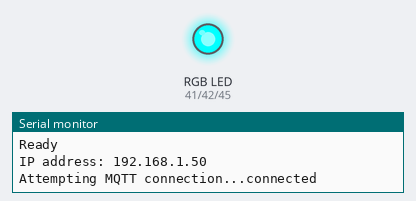
A sketch run on a simulated ESP32. On the bench: an RGB LED mixed from three pins (HIGH = lit), the last lines printed to the serial monitor. WiFi joins after 1.5 s; servers stay silent unless stated; random numbers use the default seed unless the sketch sets one; no MQTT or app messages arrive unless stated.

Above: at 1.56 s.
At 12.8 s:
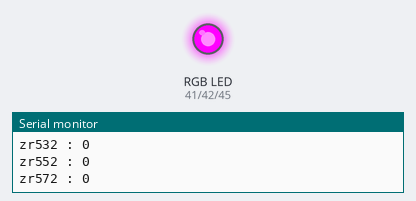
At 26.6 s:
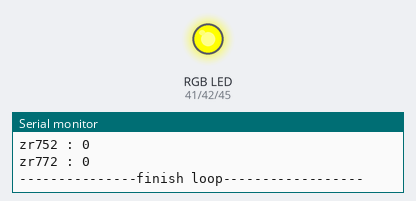
Timing chart, 0 to 33.2 s (numbered marks = the images above):
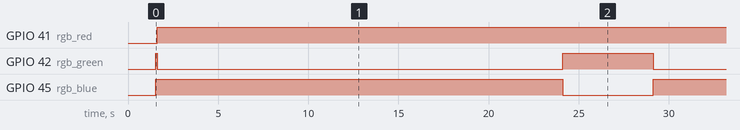

The sketch:

ORH03.ino
```cpp
//ORH03

#include <WiFi.h>
#include <ESPmDNS.h>
#include <WiFiUdp.h>
#include <ArduinoOTA.h>
#include <PubSubClient.h>
#include <ModbusMaster.h>

ModbusMaster node;

//#define led_connection 42
//#define led_run 41

#define rgb_red 41
#define rgb_green 42
#define rgb_blue 45

const char* ssid = "DX_Project"; // ******Change ssid wifi *********
const char* password = "natmms22"; // ****** Change password *********
//const char* ssid = "TP-Link_EF46";
//const char* password = "98148813";
const char* mqtt_server = "192.168.1.2";  // ****** mqtt server *********

IPAddress local_IP(192, 168, 1, 93); // ******Change ip *********
IPAddress gateway(192, 168, 1, 1);    // Gateway IP address
IPAddress subnet(255, 255, 255, 0);     // subnet

WiFiClient espClient;
PubSubClient client(espClient);

/*void led()
{
  digitalWrite(led_connection , HIGH);
  delay(100);
  digitalWrite(led_connection , LOW);
  delay(100);
}*/

int count_connection;

void setup_wifi()
{
  delay(10);
  // We start by connecting to a WiFi network
  Serial.println();
  Serial.print("Connecting to ");
  Serial.println(ssid);

  WiFi.config(local_IP, gateway, subnet);
  WiFi.mode(WIFI_STA);
  WiFi.begin(ssid, password);

  while (WiFi.status() != WL_CONNECTED)
  {
    count_connection++;
    delay(500);
    Serial.print(".");
    if(count_connection>20)
    {
      ESP.restart();
    }
  }

  randomSeed(micros());

  Serial.println("");
  Serial.println("WiFi connected");
  Serial.println("IP address: ");
  Serial.println(WiFi.localIP());
}

void callback(char* topic, byte* payload, unsigned int length)
{
  Serial.print("Message arrived [");
  Serial.print(topic);
  Serial.print("] ");
  for (int i = 0; i < length; i++) {
    Serial.print((char)payload[i]);
  }
  Serial.println();

  // Switch on the LED if an 1 was received as first character
  if ((char)payload[0] == '1') {
    //digitalWrite(BUILTIN_LED, LOW);   // Turn the LED on (Note that LOW is the voltage level
    // but actually the LED is on; this is because
    // it is active low on the ESP-01)
  } else {
    //digitalWrite(BUILTIN_LED, HIGH);  // Turn the LED off by making the voltage HIGH
  }

}

int timeout ;

void reconnect()
{
  // Loop until we're reconnected
  if (!client.connected())
  {
    led_red();
    Serial.print("Attempting MQTT connection...");
    // Create a random client ID
    String clientId = "ESP8266Client-";
    clientId += String(random(0xffff), HEX);
    // Attempt to connect
    if (client.connect(clientId.c_str())) {
      Serial.println("connected");
      // Once connected, publish an announcement...
      //client.publish("outTopic", "hello world");
      // ... and resubscribe
      client.subscribe("inTopic");
    } else {
      Serial.print("failed, rc=");
      Serial.print(client.state());
      Serial.println(" try again in 5 seconds");
      // Wait 5 seconds before retrying
      //delay(5000);
      timeout++;
      if(timeout >= 10)
      {
        ESP.restart();
      }
    }
  }
}

void setup()
{
  Serial.begin(9600);
  Serial1.begin(9600);
  node.begin(1,Serial1);
  pinMode(rgb_red, OUTPUT);
  pinMode(rgb_green, OUTPUT);
  pinMode(rgb_blue, OUTPUT);
  //pinMode ( led_connection , OUTPUT);
  //pinMode ( led_run, OUTPUT);
  Serial.println("Booting");
  setup_wifi();

  // Port defaults to 3232
  // ArduinoOTA.setPort(3232);

  // Hostname defaults to esp3232-[MAC]
  ArduinoOTA.setHostname("ORH03");

  // No authentication by default
  ArduinoOTA.setPassword("1234");

  // Password can be set with it's md5 value as well
  // MD5(admin) = 21232f297a57a5a743894a0e4a801fc3
  // ArduinoOTA.setPasswordHash("21232f297a57a5a743894a0e4a801fc3");

  ArduinoOTA
    .onStart([]() {
      String type;
      if (ArduinoOTA.getCommand() == U_FLASH)
        type = "sketch";
      else // U_SPIFFS
        type = "filesystem";

      // NOTE: if updating SPIFFS this would be the place to unmount SPIFFS using SPIFFS.end()
      Serial.println("Start updating " + type);
    })
    .onEnd([]() {
      Serial.println("\nEnd");
    })
    .onProgress([](unsigned int progress, unsigned int total) {
      Serial.printf("Progress: %u%%\r", (progress / (total / 100)));
    })
    .onError([](ota_error_t error) {
      Serial.printf("Error[%u]: ", error);
      if (error == OTA_AUTH_ERROR) Serial.println("Auth Failed");
      else if (error == OTA_BEGIN_ERROR) Serial.println("Begin Failed");
      else if (error == OTA_CONNECT_ERROR) Serial.println("Connect Failed");
      else if (error == OTA_RECEIVE_ERROR) Serial.println("Receive Failed");
      else if (error == OTA_END_ERROR) Serial.println("End Failed");
    });

  ArduinoOTA.begin();

  Serial.println("Ready");
  Serial.print("IP address: ");
  Serial.println(WiFi.localIP());
  client.setServer(mqtt_server, 1883);
  client.setCallback(callback);
}

String rssi,zr2,zr6,zr532,zr552,zr572,zr632,zr652,zr672,zr732,zr752,zr772;
char d_rssi[16],d0[16],d1[16],d2[16],d3[16],d4[16],d5[16],d6[16],d7[16],d8[16],d9[16],d10[16];


void loop()
{
  rssi = WiFi.RSSI();
  //Serial.print(WiFi.RSSI());
  ArduinoOTA.handle();
  if (!client.connected())
  {
    reconnect();
  }
  client.loop();
  led_green();
  //digitalWrite(led_connection, HIGH);
  Serial.println("\n---------------starting loop----------------");

  node.readHoldingRegisters(0, 1);
  Serial.print("zr2 : ");
  Serial.println(node.getResponseBuffer(0));
  zr2 = node.getResponseBuffer(0);
  node.clearResponseBuffer();

  node.readHoldingRegisters(1, 1);
  Serial.print("zr6 : ");
  Serial.println(node.getResponseBuffer(0));
  zr6 = node.getResponseBuffer(0);
  node.clearResponseBuffer();

  node.readHoldingRegisters(2, 1);
  Serial.print("zr532 : ");
  Serial.println(node.getResponseBuffer(0));
  zr532 = node.getResponseBuffer(0);
  node.clearResponseBuffer();


  node.readHoldingRegisters(3, 1);
  Serial.print("zr552 : ");
  Serial.println(node.getResponseBuffer(0));
  zr552 = node.getResponseBuffer(0);
  node.clearResponseBuffer();

  node.readHoldingRegisters(4, 1);
  Serial.print("zr572 : ");
  Serial.println(node.getResponseBuffer(0));
  zr572 = node.getResponseBuffer(0);
  node.clearResponseBuffer();

  node.readHoldingRegisters(5, 1);
  Serial.print("zr632 : ");
  Serial.println(node.getResponseBuffer(0));
  zr632 = node.getResponseBuffer(0);
  node.clearResponseBuffer();

  node.readHoldingRegisters(6, 1);
  Serial.print("zr652 : ");
  Serial.println(node.getResponseBuffer(0));
  zr652 = node.getResponseBuffer(0);
  node.clearResponseBuffer();

  node.readHoldingRegisters(7, 1);
  Serial.print("zr672 : ");
  Serial.println(node.getResponseBuffer(0));
  zr672 = node.getResponseBuffer(0);
  node.clearResponseBuffer();

  node.readHoldingRegisters(8, 1);
  Serial.print("zr732 : ");
  Serial.println(node.getResponseBuffer(0));
  zr732 = node.getResponseBuffer(0);
  node.clearResponseBuffer();

  node.readHoldingRegisters(9, 1);
  Serial.print("zr752 : ");
  Serial.println(node.getResponseBuffer(0));
  zr752 = node.getResponseBuffer(0);
  node.clearResponseBuffer();

  node.readHoldingRegisters(10, 1);
  Serial.print("zr772 : ");
  Serial.println(node.getResponseBuffer(0));
  zr772 = node.getResponseBuffer(0);
  node.clearResponseBuffer();

  delay(500);
  led_blue();

  rssi.toCharArray(d_rssi, 16);client.publish("ORH03/rssi", d_rssi);
  zr2.toCharArray(d0, 16);client.publish("ORH03/ZR2", d0);
  zr6.toCharArray(d1, 16);client.publish("ORH03/ZR6", d1);
  zr532.toCharArray(d2, 16);client.publish("ORH03/ZR532", d2);
  zr552.toCharArray(d3, 16);client.publish("ORH03/ZR552", d3);
  zr572.toCharArray(d4, 16);client.publish("ORH03/ZR572", d4);
  zr632.toCharArray(d5, 16);client.publish("ORH03/ZR632", d5);
  zr652.toCharArray(d6, 16);client.publish("ORH03/ZR652", d6);
  zr672.toCharArray(d7, 16);client.publish("ORH03/ZR672", d7);
  zr732.toCharArray(d8, 16);client.publish("ORH03/ZR732", d8);
  zr752.toCharArray(d9, 16);client.publish("ORH03/ZR752", d9);
  zr772.toCharArray(d10, 16);client.publish("ORH03/ZR772", d10);

  Serial.println("\n---------------finish loop------------------\n\n");
  delay(5000);
}

void led_red()
{
  digitalWrite(rgb_red, LOW); digitalWrite(rgb_green, HIGH); digitalWrite(rgb_blue, HIGH);
}

void led_green()
{
  digitalWrite(rgb_red, HIGH); digitalWrite(rgb_green, LOW); digitalWrite(rgb_blue, HIGH);
}

void led_blue()
{
  digitalWrite(rgb_red, HIGH); digitalWrite(rgb_green, HIGH); digitalWrite(rgb_blue, LOW);
}

void rgb_off()
{
  digitalWrite(rgb_red, HIGH); digitalWrite(rgb_green, HIGH); digitalWrite(rgb_blue, HIGH);
}
```

Measured:
- by itself, GPIO 41 (rgb_red): LOW → HIGH at 1.6 s
- by itself, GPIO 42 (rgb_green): repeats every 27.5 s: LOW 22.5 s, HIGH 5.0 s
- by itself, GPIO 45 (rgb_blue): alternates HIGH for 22.5 s and LOW for 5.0 s
